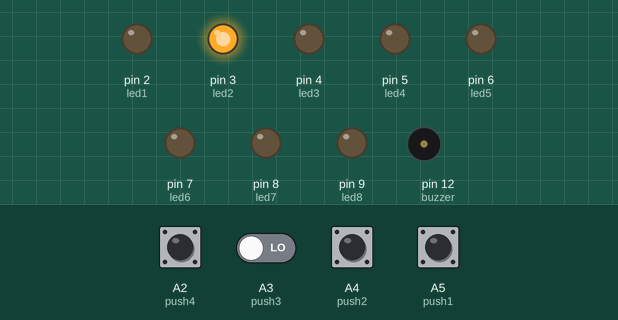
The sketch below on a simulated Arduino Uno, built with avr-gcc and run on an emulated ATmega328P. On the bench: output pins drawn as LEDs (lit = HIGH), buzzer (waves = sounding). Inputs (shaded band) come from the test bench; at power-on: A5 (push1) HIGH, A2 (push4), A3 (push3), A4 (push2) LOW.

Above: at 1.8 s.
1.9 s: A4 (push2) pulled HIGH for 0.6 s
At 2.27 s:
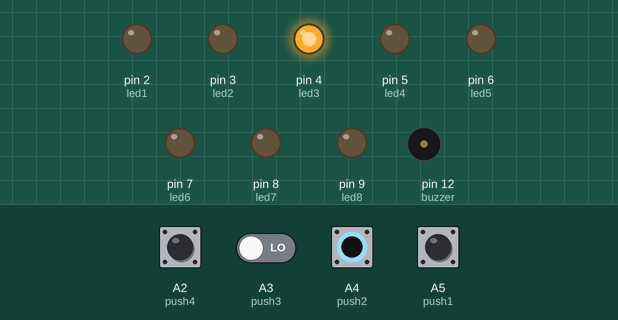
4.9 s: A5 (push1) pulled LOW for 0.6 s
At 5.27 s:
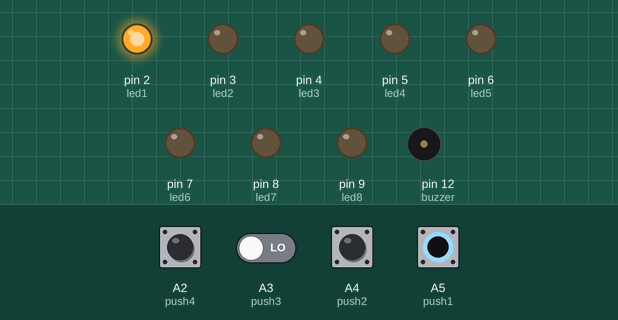
7.9 s: A5 (push1) pulled LOW for 3.2 s
At 11.77 s:
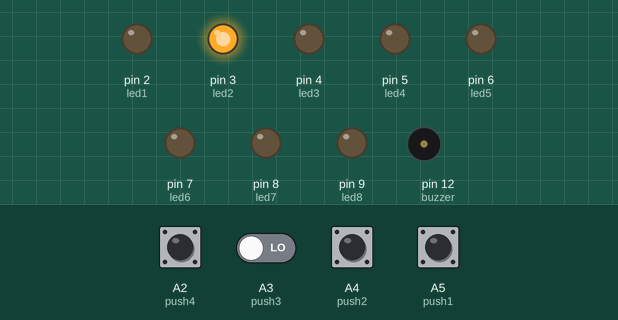
12.6 s: A4 (push2) pulled HIGH for 3.2 s
At 13.27 s:
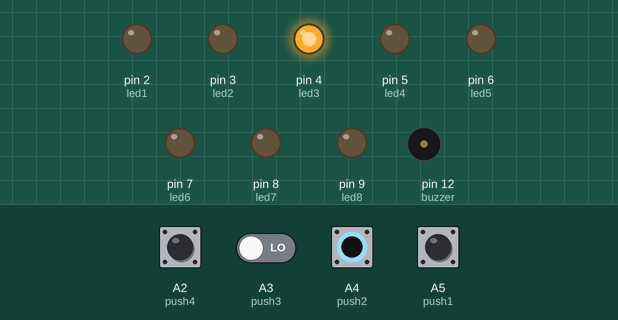
17.3 s: A3 (push3) driven HIGH and A4 (push2) driven HIGH
At 17.77 s:
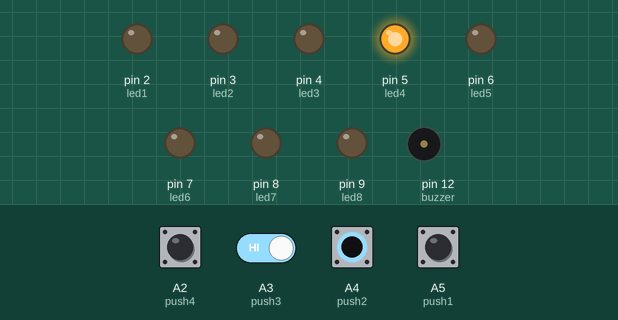
Timing chart, 0 to 21.3 s (numbered marks = the images above; inputs shaded):
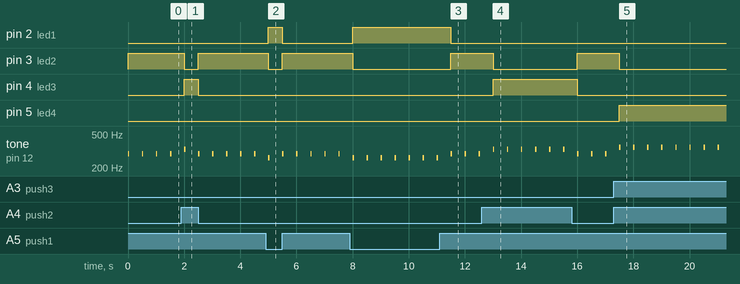

Measured:
- after the input at 1.9 s, pin 3 (led2): HIGH → LOW after 0.10 s, → HIGH 0.50 s later; pin 4 (led3): LOW → HIGH after 0.10 s, → LOW 0.50 s later
- after the input at 4.9 s, pin 2 (led1): LOW → HIGH after 0.10 s, → LOW 0.50 s later; pin 3 (led2): HIGH → LOW after 0.10 s, → HIGH 0.50 s later
- after the input at 7.9 s, pin 2 (led1): LOW → HIGH after 0.10 s, → LOW 3.5 s later; pin 3 (led2): HIGH → LOW after 0.10 s, → HIGH 3.5 s later
- after the input at 12.6 s, pin 3 (led2): HIGH → LOW after 0.40 s, → HIGH 3.0 s later; pin 4 (led3): LOW → HIGH after 0.40 s, → LOW 3.0 s later
- after the input at 17.3 s, pin 3 (led2): HIGH → LOW after 0.20 s; pin 5 (led4): LOW → HIGH after 0.20 s
- by itself, tone on pin 12 (buzzer): plays 330 Hz for 0.05 s, 330 Hz for 0.05 s, 330 Hz for 0.05 s, 330 Hz for 0.05 s, 330 Hz for 0.05 s, 330 Hz for 0.05 s … (9 notes in this stretch)

The sketch:

21st_Arduino_Project.ino
```cpp
int push1 = A5;
int push2 = A4;
int push3 = A3;
int push4 = A2;
int push5 = A1;
int push6 = A0;
int push7 = 10;
int push8 = 11;
int led1 = 2;
int led2 = 3;
int led3 = 4;
int led4 = 5;
int led5 = 6;
int led6 = 7;
int led7 = 8;
int led8 = 9;
int buzzer = 12;
int frequency[]={262, 294, 330, 349, 392, 440, 493, 523};

void setup() {
  // put your setup code here, to run once:
  Serial.begin(9600);
  pinMode(push1, INPUT);
  pinMode(push2, INPUT);
  pinMode(push3, INPUT);
  pinMode(push4, INPUT);
  pinMode(push5, INPUT);
  pinMode(push6, INPUT);
  pinMode(push7, INPUT);
  pinMode(push8, INPUT);
  pinMode(led1, OUTPUT);
  pinMode(led2, OUTPUT);
  pinMode(led3, OUTPUT);
  pinMode(led4, OUTPUT);
  pinMode(led5, OUTPUT);
  pinMode(led6, OUTPUT);
  pinMode(led7, OUTPUT);
  pinMode(led8, OUTPUT);
  pinMode(buzzer, OUTPUT);
  tone(buzzer, 2000);

}

void loop() {
  // put your main code here, to run repeatedly:
  if(digitalRead(push1)==LOW){
    tone(buzzer, frequency[0], 50);
    digitalWrite(led1, HIGH);
    delay(500);
    digitalWrite(led1, LOW);
    noTone(buzzer);
  }
  else if(digitalRead(push2)==LOW){
    tone(buzzer, frequency[1], 50);
    digitalWrite(led2, HIGH);
    delay(500);
    digitalWrite(led2, LOW);
    noTone(buzzer);
  }
  else if(digitalRead(push3)==LOW){
    tone(buzzer, frequency[2], 50);
    digitalWrite(led3, HIGH);
    delay(500);
    digitalWrite(led3, LOW);
    noTone(buzzer);
  }
  else if(digitalRead(push4)==LOW){
    tone(buzzer, frequency[3], 50);
    digitalWrite(led4, HIGH);
    delay(500);
    digitalWrite(led4, LOW);
    noTone(buzzer);
  }
  else if(digitalRead(push5)==LOW){
    tone(buzzer, frequency[4], 50);
    digitalWrite(led5, HIGH);
    delay(500);
    digitalWrite(led5, LOW);
    noTone(buzzer);
  }
  else if(digitalRead(push6)==LOW){
    tone(buzzer, frequency[5], 50);
    digitalWrite(led6, HIGH);
    delay(500);
    digitalWrite(led6, LOW);
    noTone(buzzer);
  }
  else if(digitalRead(push7)==LOW){
    tone(buzzer, frequency[6], 50);
    digitalWrite(led7, HIGH);
    delay(500);
    digitalWrite(led7, LOW);
    noTone(buzzer);
  }
  else if(digitalRead(push8)==LOW){
    tone(buzzer, frequency[7], 50);
    digitalWrite(led8, HIGH);
    delay(500);
    digitalWrite(led8, LOW);
    noTone(buzzer);
  }
  else{
    noTone(buzzer);
  }

}
```
